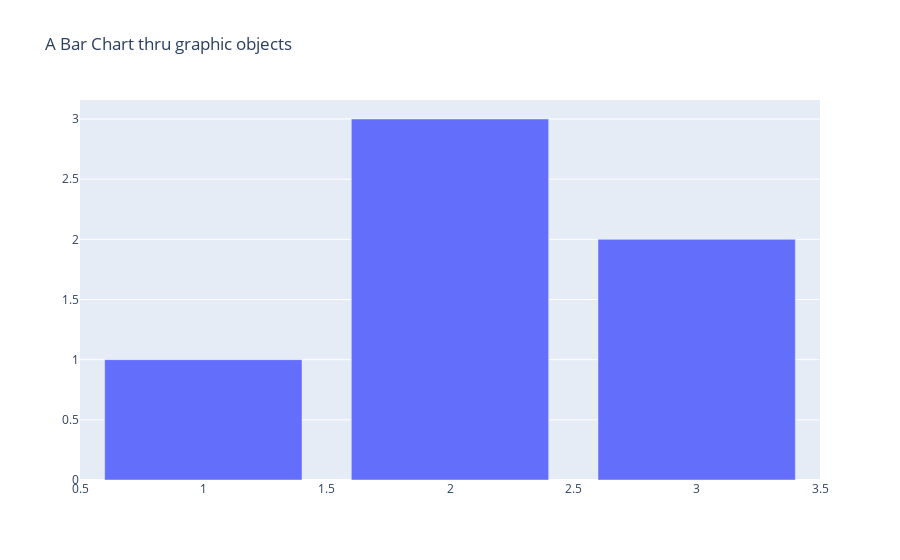

The cell this chart's notebook holds for it:
### Markdown cell above
### b) Using figures as graph objects

Advantages of using graph objects are:

1. Data validation is provided. Invalid property values raise exceptions with helpful messages.
2. Descriptions of each property is given in docstrings - so no need of *Full Reference*
3. Graph objects can be accessed using:
   - dictionary-style key lookup `(e.g. fig["layout"])`
   - or class-style property access `(e.g. fig.layout)`
4. Graph objects have pre-consturcted figures, making `updates` to them easier.

Here are a few examples

### Code cell
import plotly.graph_objects as go
fig = go.Figure(
    data=[go.Bar(x=[1, 2, 3], y=[1, 3,2])],
    layout=go.Layout(title=go.layout.Title(text="A Bar Chart thru graphic objects"))
    # layout=go.Layout(title="A Bar Chart thru graphic objects") ...without go.layout.Title also works!
)
fig.show()

### Figure 1 — Plotly figure (JSON) as saved in the notebook; plotly's stock layout.template omitted (floating-point values rounded to 4 significant figures)
{"data": [{"type": "bar", "x": [1, 2, 3], "y": [1, 3, 2]}], "layout": {"title": {"text": "A Bar Chart thru graphic objects"}}}
